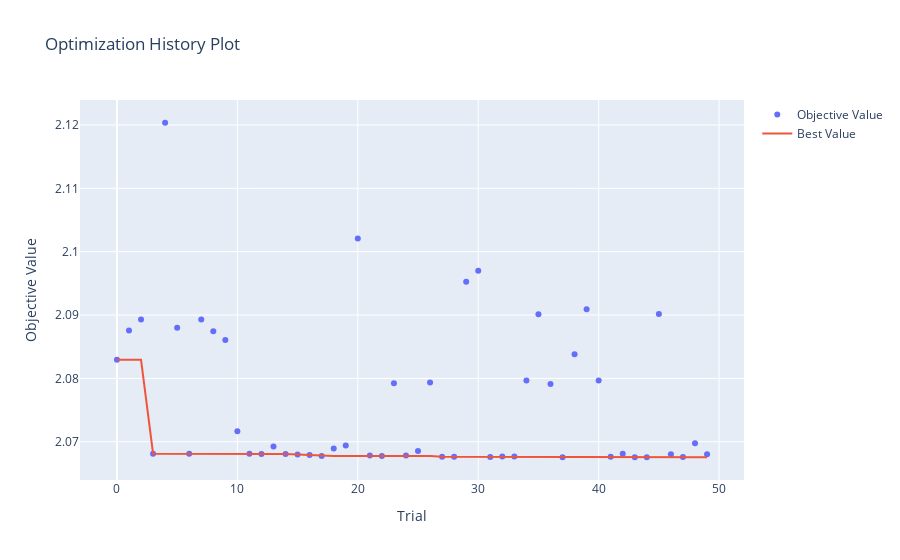

This figure's notebook cell:
### Code cell
fig = optuna.visualization.plot_optimization_history(study)
display(fig)

### Figure 1 — Plotly figure (JSON) as saved in the notebook; plotly's stock layout.template omitted (floating-point values rounded to 4 significant figures)
{"data": [{"mode": "markers", "name": "Objective Value", "type": "scatter", "x": [0, 1, 2, 3, 4, 5, 6, 7, 8, 9, 10, 11, 12, 13, 14, 15, 16, 17, 18, 19, 20, 21, 22, 23, 24, 25, 26, 27, 28, 29, 30, 31, 32, 33, 34, 35, 36, 37, 38, 39, 40, 41, 42, 43, 44, 45, 46, 47, 48, 49], "y": [2.083, 2.088, 2.089, 2.068, 2.12, 2.088, 2.068, 2.089, 2.087, 2.086, 2.072, 2.068, 2.068, 2.069, 2.068, 2.068, 2.068, 2.068, 2.069, 2.069, 2.102, 2.068, 2.068, 2.079, 2.068, 2.069, 2.079, 2.068, 2.068, 2.095, 2.097, 2.068, 2.068, 2.068, 2.08, 2.09, 2.079, 2.068, 2.084, 2.091, 2.08, 2.068, 2.068, 2.068, 2.068, 2.09, 2.068, 2.068, 2.07, 2.068]}, {"name": "Best Value", "type": "scatter", "x": [0, 1, 2, 3, 4, 5, 6, 7, 8, 9, 10, 11, 12, 13, 14, 15, 16, 17, 18, 19, 20, 21, 22, 23, 24, 25, 26, 27, 28, 29, 30, 31, 32, 33, 34, 35, 36, 37, 38, 39, 40, 41, 42, 43, 44, 45, 46, 47, 48, 49], "y": [2.083, 2.083, 2.083, 2.068, 2.068, 2.068, 2.068, 2.068, 2.068, 2.068, 2.068, 2.068, 2.068, 2.068, 2.068, 2.068, 2.068, 2.068, 2.068, 2.068, 2.068, 2.068, 2.068, 2.068, 2.068, 2.068, 2.068, 2.068, 2.068, 2.068, 2.068, 2.068, 2.068, 2.068, 2.068, 2.068, 2.068, 2.068, 2.068, 2.068, 2.068, 2.068, 2.068, 2.068, 2.068, 2.068, 2.068, 2.068, 2.068, 2.068]}], "layout": {"autosize": true, "title": {"text": "Optimization History Plot"}, "xaxis": {"autorange": true, "range": [-2.966, 51.97], "title": {"text": "Trial"}, "type": "linear"}, "yaxis": {"autorange": true, "range": [2.063, 2.125], "title": {"text": "Objective Value"}, "type": "linear"}}}
